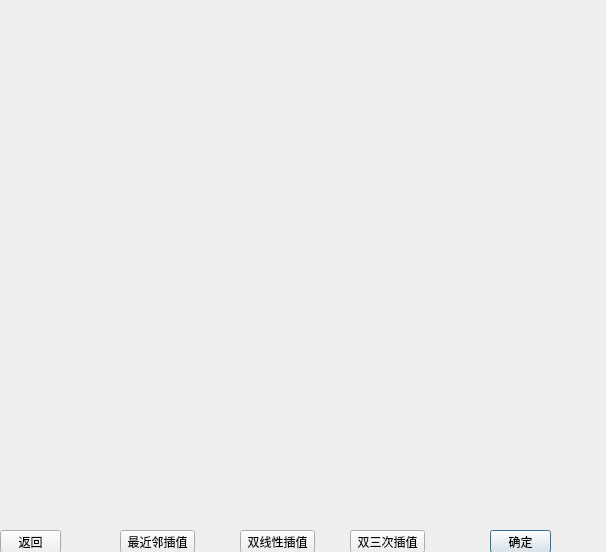
<?xml version="1.0" encoding="UTF-8"?>
<ui version="4.0">
 <class>Bspline_Dialog</class>
 <widget class="QDialog" name="Bspline_Dialog">
  <property name="geometry">
   <rect>
    <x>0</x>
    <y>0</y>
    <width>606</width>
    <height>552</height>
   </rect>
  </property>
  <property name="windowTitle">
   <string>Bspline_Dialog</string>
  </property>
  <widget class="QLabel" name="label">
   <property name="geometry">
    <rect>
     <x>20</x>
     <y>10</y>
     <width>512</width>
     <height>512</height>
    </rect>
   </property>
   <property name="text">
    <string/>
   </property>
  </widget>
  <widget class="QPushButton" name="pushButton">
   <property name="geometry">
    <rect>
     <x>490</x>
     <y>530</y>
     <width>61</width>
     <height>23</height>
    </rect>
   </property>
   <property name="text">
    <string>确定</string>
   </property>
  </widget>
  <widget class="QPushButton" name="pushButton_2">
   <property name="geometry">
    <rect>
     <x>0</x>
     <y>530</y>
     <width>61</width>
     <height>23</height>
    </rect>
   </property>
   <property name="text">
    <string>返回</string>
   </property>
  </widget>
  <widget class="QPushButton" name="pushButton_3">
   <property name="geometry">
    <rect>
     <x>120</x>
     <y>530</y>
     <width>75</width>
     <height>23</height>
    </rect>
   </property>
   <property name="text">
    <string>最近邻插值</string>
   </property>
  </widget>
  <widget class="QPushButton" name="pushButton_4">
   <property name="geometry">
    <rect>
     <x>240</x>
     <y>530</y>
     <width>75</width>
     <height>23</height>
    </rect>
   </property>
   <property name="text">
    <string>双线性插值</string>
   </property>
  </widget>
  <widget class="QPushButton" name="pushButton_5">
   <property name="geometry">
    <rect>
     <x>350</x>
     <y>530</y>
     <width>75</width>
     <height>23</height>
    </rect>
   </property>
   <property name="text">
    <string>双三次插值</string>
   </property>
  </widget>
 </widget>
 <layoutdefault spacing="6" margin="11"/>
 <resources/>
 <connections>
  <connection>
   <sender>pushButton_2</sender>
   <signal>clicked()</signal>
   <receiver>Bspline_Dialog</receiver>
   <slot>close()</slot>
   <hints>
    <hint type="sourcelabel">
     <x>30</x>
     <y>541</y>
    </hint>
    <hint type="destinationlabel">
     <x>274</x>
     <y>274</y>
    </hint>
   </hints>
  </connection>
 </connections>
</ui>
